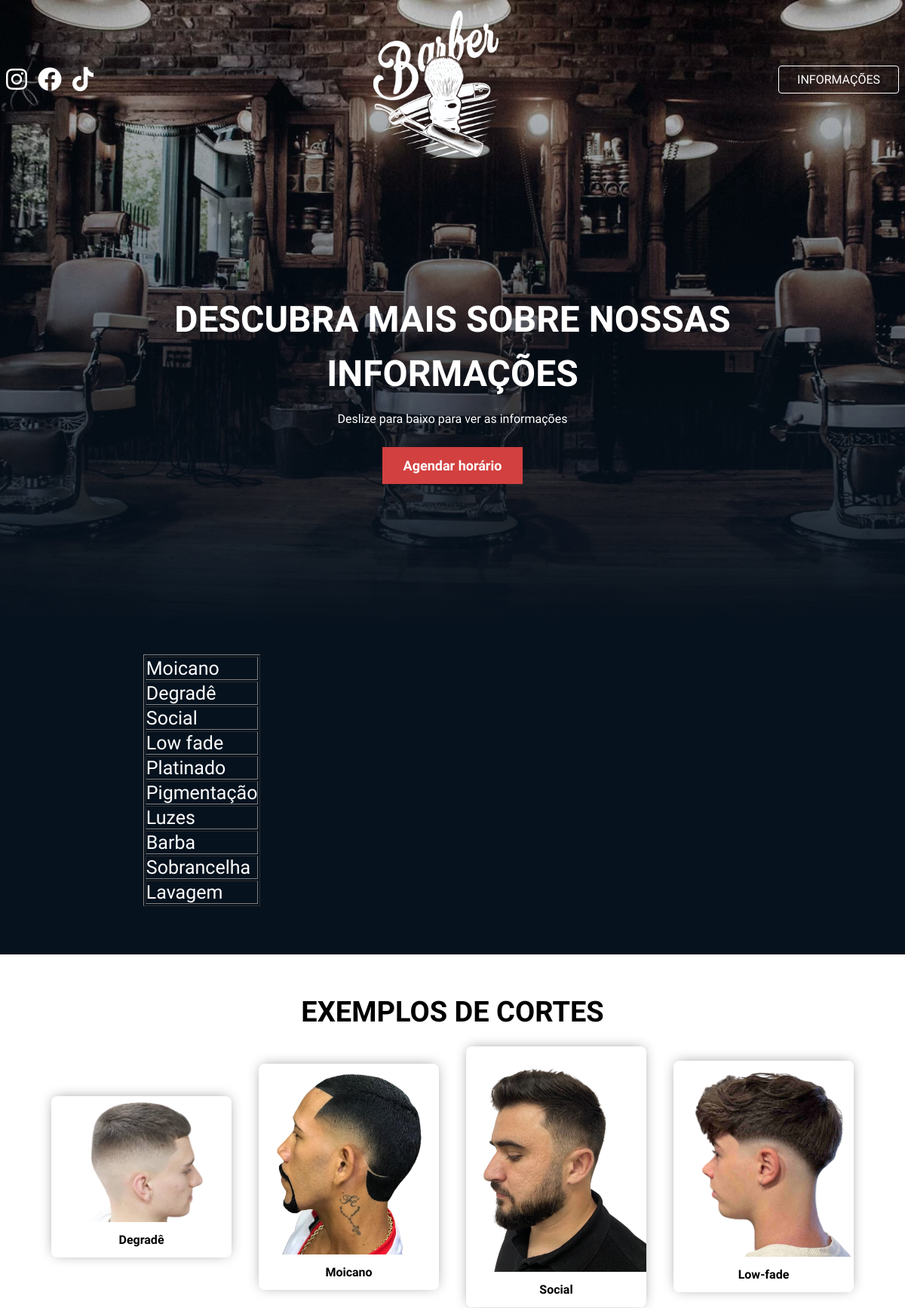
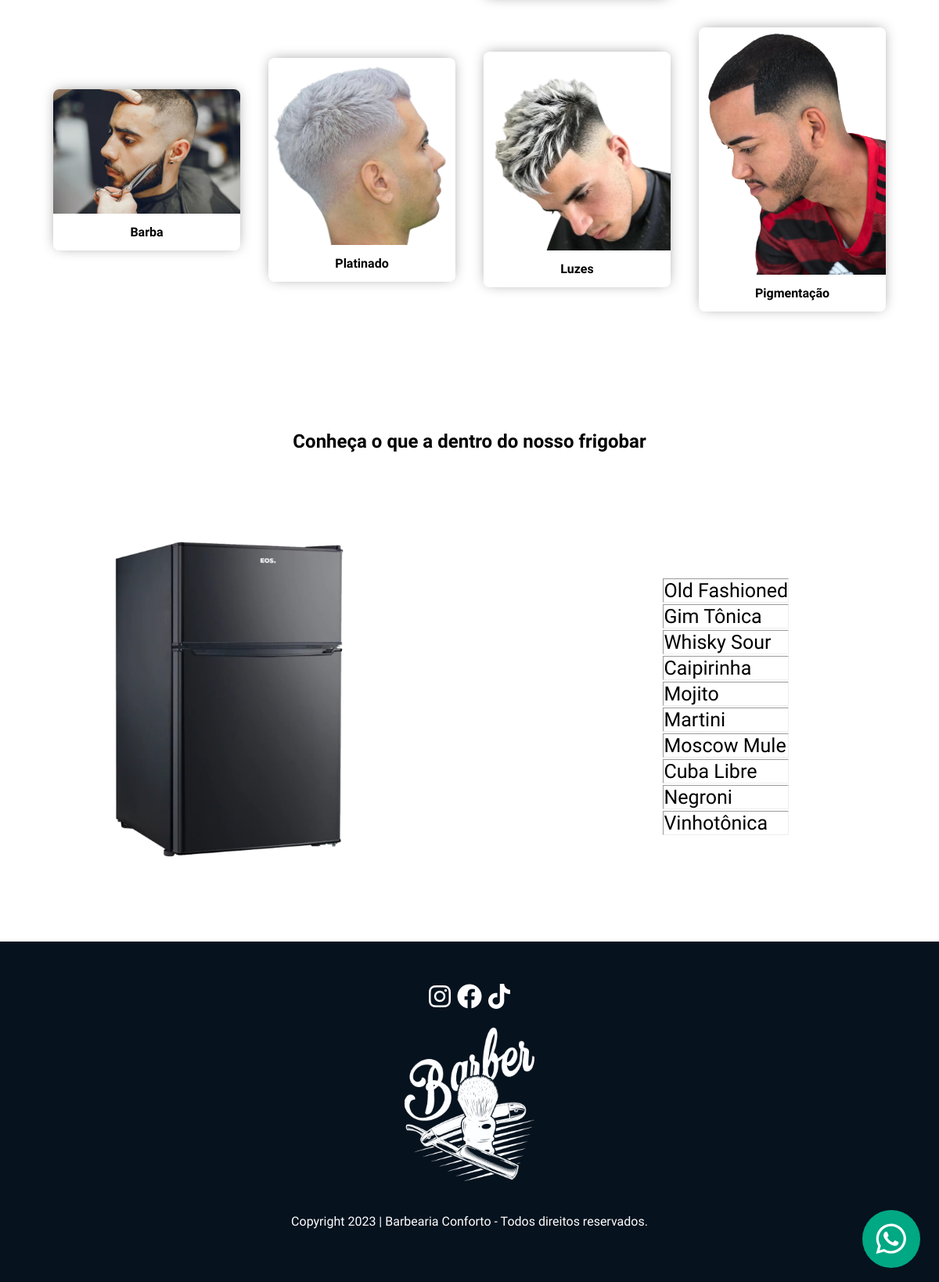
/info.php, run on the app's committed database (2 pictures, top to bottom).
### tables this page shows
CREATE TABLE `cortes` (
  `id` int(11) NOT NULL,
  `nome` varchar(100) NOT NULL
);

CREATE TABLE `bebidas` (
  `id` int(11) NOT NULL,
  `nome` varchar(100) NOT NULL
);

### info.php (the view, shortened to what this page needs)
<!DOCTYPE html>
<html lang="pt-br">
<head>
    <link href="https://unpkg.com/aos@2.3.1/dist/aos.css" rel="stylesheet">
    <link rel="stylesheet" href="https://cdnjs.cloudflare.com/ajax/libs/font-awesome/6.0.0-beta3/css/all.min.css" />
    <link rel="stylesheet" href="info.css">
</head>
<body>
    <div class="bg-home">
        <header>
            <nav class="header-content container">
                <div class="header-icons" >
                    <a href="">
                        <i class="fa-brands fa-instagram fa-2x"></i>
                    </a>
                    <a href="">
                        <i class="fa-brands fa-facebook fa-2x"></i>
                    </a>
                    <a href="">
                        <i class="fa-brands fa-tiktok fa-2x"></i>
                    </a>
                </div>
                <div>
                    <a href="index.php"><img class="header-logo" src="assets/logo.svg" alt="logo Barbearia" ></a>
                </div>
                <div>
                    <a  class="header-button" href="info.php">INFORMAÇÕES</a>
                </div>
            </nav>
            <main class="hero container">
                <h1>DESCUBRA MAIS SOBRE NOSSAS INFORMAÇÕES</h1>
                <p>Deslize para baixo para ver as informações</p>
                <a href="formulario.php" class="button-contact" target="_blank">
                    Agendar horário
                </a>
            </main>
        </header>
    </div>
    <section class="abount">
        <div class="container abount-content">
            <div class="tabela">
            <?php
                $servidor = "localhost";
                $usuario = "root";
                $senha = "";
                $banco = "barbearia";
                $conn = new mysqli($servidor, $usuario, $senha, $banco);
                $consulta = "SELECT * FROM `cortes`";
                $resultado = $conn->query($consulta);
                if($resultado->num_rows > 0) {
                ?>
                    <table border="1px solid" class="tbbarbearia">
            <?php
                while($row = $resultado->fetch_assoc()){
                    echo "<tr>";
                    echo "<td>".$row["nome"] ."</td>";
                }
            ?>
            </div>
            <?php
                }else {
                    echo "0 itens";
                }
            ?>
        </div>
    </section>
    <section class="services">
        <div class="services-content container">
            <h2>Exemplos de Cortes</h2>
        </div>
        <section class="haircuts">
            <div class="haircut">
                <img src="cortes/degrade-removebg-preview.png" alt="corte 1">
                <div class="haircut-info">
                    <strong>Degradê</strong>
                </div>
            </div>
            <div class="haircut">
                <img src="cortes/moicano-removebg-preview.png" alt="corte 2">
                <div class="haircut-info">
                    <strong>Moicano</strong>
                </div>
            </div>
            <div class="haircut">
                <img src="cortes/social-removebg-preview.png" alt="corte 3">
                <div class="haircut-info">
                    <strong>Social</strong>
                </div>
            </div>
            <div class="haircut">
                <img src="cortes/low-fade-removebg-preview.png" alt="corte 3">
                <div class="haircut-info">
                    <strong>Low-fade</strong>
                </div>
            </div>
            <div class="haircut">
                <img src="cortes/barba.jpeg" alt="corte 3">
                <div class="haircut-info">
                    <strong>Barba</strong>
                </div>
            </div>
            <div class="haircut">
                <img src="cortes/platinado-removebg-preview.png" alt="corte 3">
                <div class="haircut-info">
                    <strong>Platinado</strong>
                </div>
            </div>
            <div class="haircut">
                <img src="cortes/luzes-removebg-preview.png" alt="corte 3">
                <div class="haircut-info">
                    <strong>Luzes</strong>
                </div>
            </div>
            <div class="haircut">
                <img src="cortes/pigmentacao-removebg-preview.png" alt="corte 3">
                <div class="haircut-info">
                    <strong>Pigmentação</strong>
                </div>
            </div>
        </section>
    </section>
    <div class="services">
        <h2>Conheça o que a dentro do nosso frigobar</h2>
    </div>
    <div class="content abount-content color">
        <div class="img">
            <img src="assets/duplex-1536x1262.webp" alt="">
        </div>
        <?php
            $servidor = "localhost";
            $usuario = "root";
            $senha = "";
            $banco = "barbearia";
            $conn = new mysqli($servidor, $usuario, $senha, $banco);
            $consulta = "SELECT * FROM `bebidas`";
            $resultado = $conn->query($consulta);
            if($resultado->num_rows > 0) {
        ?>
        <table border="1px solid" class="tabelabarbearia">
        <?php
            while($row = $resultado->fetch_assoc()){
                echo "<tr>";
                echo "<td>". $row["nome"] . "</td>";
            }
        ?>
        </table>
    </div>
    <?php
        }else {
            echo "0 itens";
        }
    ?>
    <footer class="footer">
        <div class="footer-icons">
                <a href="">
                    <i class="fa-brands fa-instagram fa-2x"></i>
                </a>
                <a href="">
                    <i class="fa-brands fa-facebook fa-2x"></i>
                </a>
                <a href="">
                    <i class="fa-brands fa-tiktok fa-2x"></i>
                </a>
        </div>
        <div>
            <img src="assets/logo.svg" alt="logo">
        </div>
        <p>Copyright 2023 | Barbearia Conforto - Todos direitos reservados.</p>
    </footer>
    <a href="#" class="btn-whatsapp" target="_blank">
        <img src="assets/whatssapp.svg" alt="">
    </a>
</body>
</html>

### info.css (style rules this page uses)
* { margin: 0; padding: 0; box-sizing: border-box; outline: 0; }
header { width: 100%; }
.header-content { display: flex; align-items: center; justify-content: space-between; }
i { color: #FFF; }
.header-icons { display: flex; gap: 14px; }
.header-button { border: 1px solid #FFF; padding: 8px 24px; border-radius: 4px; color: #FFF; background-color: transparent; transition: background-color 0.8s; }
.header-logo { display: flex; align-items: center; justify-content: center; margin-top: 14px; }
.container { max-width: 1440px; margin: 0 auto; padding: 0 8px; }
.bg-home { position: relative; }
.bg-home::before { content: ""; display: block; position: absolute; background-image: linear-gradient(to bottom, rgba(6, 18, 30, 0.1),#06121e ), url(assets/o-que-nao-pode-faltar-na-sua-barbearia-equipamentos.webp); left: 0; top: 0; width: 100%; height: 100%; z-index: -1; background-size: cover; background-repeat: no-repeat; opacity: 0.9; background-position: 50% 0; }
body { font-family: "Sora", sans-serif; width: 100%; height: 100vh; position: relative; background-color: #06121e; }
.hero { color: #FFF; min-height: 78vh; display: flex; flex-direction: column; align-items: center; justify-content: center; padding: 24px; }
h1 { text-align: center; line-height: 150%; max-width: 940px; font-size: 48px; }
p { text-align: center; margin: 14px 0; }
.button-contact { padding: 14px 28px; color: #fff; background-color: #d34040; border: 0; font-size: 18px; align-items: center; font-weight: 600; margin: 14px 0; }
img { width: 100%; }
a { cursor: pointer; text-decoration: none; }
.abount { background-color: #06121e; overflow: hidden; color: #fff; }
.abount-content img { max-width: 570px; }
.abount-content { display: flex; align-items: center; justify-content: center; gap: 14px; padding: 34px 14px 64px 14px; }
.abount-content div { flex: 1; }
.content { justify-content: space-between; }
.services { background-color: #fff; color: #000; display: flex; flex-direction: column; align-items: center; justify-content: center; padding: 54px 14px; }
.services-content h2 { text-transform: uppercase; text-align: center; font-size: 38px; margin-bottom: 14px; }
.haircuts { display: flex; justify-content: center; align-items: center; gap: 16px; padding: 0 44px 34px 44px; flex-wrap: wrap; }
.haircuts >.haircut { flex: 1 1 200px; margin: 10px; }
.haircut { flex: 1; display: flex; flex-direction: column; background-color: #FFF; border-radius: 8px; box-shadow: 0px -1px 17px -4px rgba(0, 0, 0, 0.45); overflow: hidden; }
.haircut img { width: 100%; max-width: 354px; transition: transform 0.2s; }
.haircut-info { width: 100%; display: flex; justify-content: center; padding: 14px; background-color: #FFF; z-index: 99; }
.haircuts { display: grid; grid-template-columns: repeat(4, 1fr); }
@media screen and (min-width: 680px) { .haircuts { display: grid; grid-template-columns: repeat(2, 1fr); } }
@media screen and (min-width: 800px) { .haircuts { display: grid; grid-template-columns: repeat(4, 1fr); } }
.footer { display: flex; flex-direction: column; align-items: center; justify-content: center; padding: 54px 0; gap: 24px; color: #FFF; }
.footer-icons { display: flex; gap: 8px; color: #FFF; }
.btn-whatsapp img { max-width: 74px; }
.btn-whatsapp { position: fixed; bottom: 14px; right: 24px; z-index: 99; transition: transform 0.4s; }
.color { background-color: #fff; }
.tabela { padding-left: 15%; font-size: 25px; }
.img { padding-left: auto; }
.tabelabarbearia { font-size: 25px; color: #000000; padding-right: 15%; border: none; }

### data on the page
cortes: nome "Moicano"
cortes: nome "Degradê"
cortes: nome "Social"
cortes: nome "Low fade"
cortes: nome "Platinado"
cortes: nome "Pigmentação"
cortes: nome "Luzes"
cortes: nome "Barba"
cortes: nome "Sobrancelha"
cortes: nome "Lavagem"
bebidas: nome "Old Fashioned"
bebidas: nome "Gim Tônica"
bebidas: nome "Whisky Sour"
bebidas: nome "Caipirinha"
bebidas: nome "Mojito"
bebidas: nome "Martini"
bebidas: nome "Moscow Mule"
bebidas: nome "Cuba Libre"
bebidas: nome "Negroni"
bebidas: nome "Vinhotônica"
